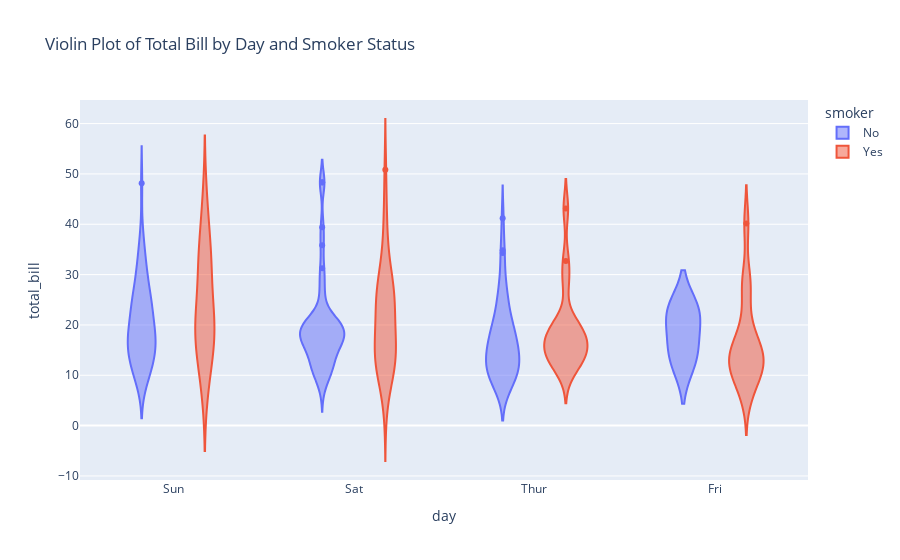

Source (notebook cell):
### Code cell
import plotly.express as px

# Demo dataset
df = px.data.tips()

# Violin plot
fig = px.violin(df, y='total_bill', x='day', color='smoker',
                title='Violin Plot of Total Bill by Day and Smoker Status')
fig.show()

### Figure 1 — Plotly figure (JSON) as saved in the notebook; plotly's stock layout.template omitted (floating-point values rounded to 4 significant figures; data arrays with more than 128 entries replaced by an {"elided": "..."} marker saying what was removed)
{"data": [{"alignmentgroup": "True", "box": {"visible": false}, "hovertemplate": "smoker=No<br>day=%{x}<br>total_bill=%{y}<extra></extra>", "legendgroup": "No", "marker": {"color": "#636efa"}, "name": "No", "offsetgroup": "No", "orientation": "v", "scalegroup": "True", "showlegend": true, "type": "violin", "x": {"elided": "151 str values"}, "x0": " ", "xaxis": "x", "y": {"elided": "151 float values"}, "y0": " ", "yaxis": "y"}, {"alignmentgroup": "True", "box": {"visible": false}, "hovertemplate": "smoker=Yes<br>day=%{x}<br>total_bill=%{y}<extra></extra>", "legendgroup": "Yes", "marker": {"color": "#EF553B"}, "name": "Yes", "offsetgroup": "Yes", "orientation": "v", "scalegroup": "True", "showlegend": true, "type": "violin", "x": ["Sat", "Sat", "Sat", "Sat", "Sat", "Sat", "Sat", "Sat", "Sat", "Sat", "Sat", "Thur", "Thur", "Fri", "Fri", "Fri", "Fri", "Fri", "Fri", "Fri", "Fri", "Fri", "Sat", "Sat", "Sat", "Sat", "Sat", "Sat", "Thur", "Sun", "Sat", "Sat", "Sat", "Sat", "Sun", "Sun", "Sun", "Sun", "Sun", "Sun", "Sun", "Sun", "Sun", "Sun", "Sun", "Sun", "Sun", "Sun", "Sun", "Sun", "Sun", "Sun", "Thur", "Thur", "Thur", "Thur", "Thur", "Thur", "Thur", "Thur", "Thur", "Thur", "Thur", "Thur", "Thur", "Thur", "Sat", "Sat", "Sat", "Sat", "Sat", "Sat", "Sat", "Sat", "Sat", "Sat", "Sat", "Sat", "Sat", "Fri", "Fri", "Fri", "Fri", "Fri", "Fri", "Sat", "Sat", "Sat", "Sat", "Sat", "Sat", "Sat", "Sat"], "x0": " ", "xaxis": "x", "y": [38.01, 11.24, 20.29, 13.81, 11.02, 18.29, 3.07, 15.01, 26.86, 25.28, 17.92, 19.44, 32.68, 28.97, 5.75, 16.32, 40.17, 27.28, 12.03, 21.01, 11.35, 15.38, 44.3, 22.42, 15.36, 20.49, 25.21, 14.31, 16, 17.51, 10.59, 10.63, 50.81, 15.81, 7.25, 31.85, 16.82, 32.9, 17.89, 14.48, 9.6, 34.63, 34.65, 23.33, 45.35, 23.17, 40.55, 20.9, 30.46, 18.15, 23.1, 15.69, 19.81, 28.44, 15.48, 16.58, 10.34, 43.11, 13, 13.51, 18.71, 12.74, 13, 16.4, 20.53, 16.47, 26.59, 38.73, 24.27, 12.76, 30.06, 25.89, 13.27, 28.17, 12.9, 28.15, 11.59, 7.74, 30.14, 12.16, 13.42, 8.58, 13.42, 16.27, 10.09, 22.12, 24.01, 15.69, 15.53, 12.6, 32.83, 27.18, 22.67], "y0": " ", "yaxis": "y"}], "layout": {"autosize": true, "legend": {"title": {"text": "smoker"}, "tracegroupgap": 0}, "title": {"text": "Violin Plot of Total Bill by Day and Smoker Status"}, "violinmode": "group", "xaxis": {"anchor": "y", "autorange": true, "domain": [0, 1], "range": [-0.513, 3.513], "title": {"text": "day"}, "type": "category"}, "yaxis": {"anchor": "x", "autorange": true, "domain": [0, 1], "range": [-10.8, 64.68], "title": {"text": "total_bill"}, "type": "linear"}}}
